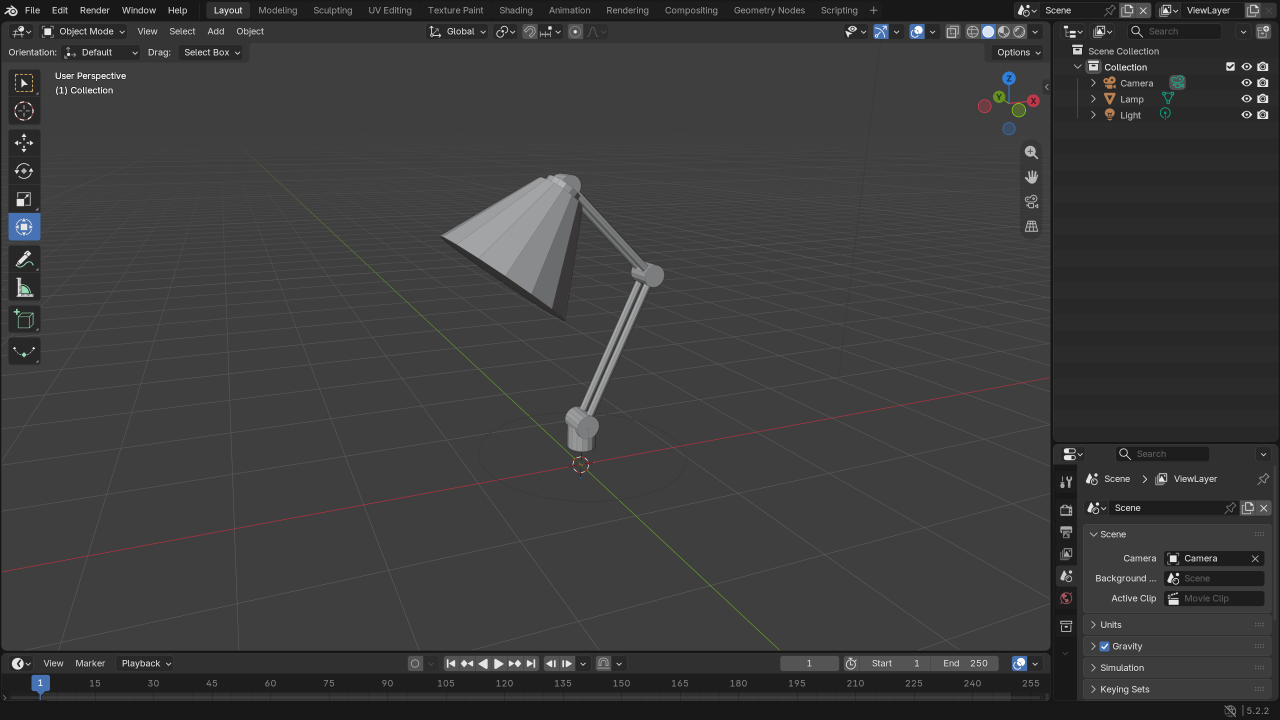
#> input picture ui_caps/I0.png, 2560 x 1440 px, found by its file name (shown at 1/2 size); its folder holds 8 pictures in this run
$ python menu_layers.py
#> lines starting #> are read from the running program, lines starting #| are printed output that depends on the picture; after the words box and inside, x2 and y2 are one past the last pixel; in counts of white or black regions, pixels touching at a corner belong together
#!/usr/bin/env python3
"""Cut the REAL Blender menus out of internal screenshots as RGBA layers (2560x1440 space).
Body = opaque rounded rect; shadow = measured darkening. Highlight moved Curve->Mesh and Plane->Cube."""
import json
import numpy as np
from PIL import Image, ImageDraw

C = "/home/yousefmsm1/Desktop/blender/bataa_ad/ui_caps/"
A = lambda n: np.asarray(Image.open(C + n).convert("RGB")).astype(np.float32)
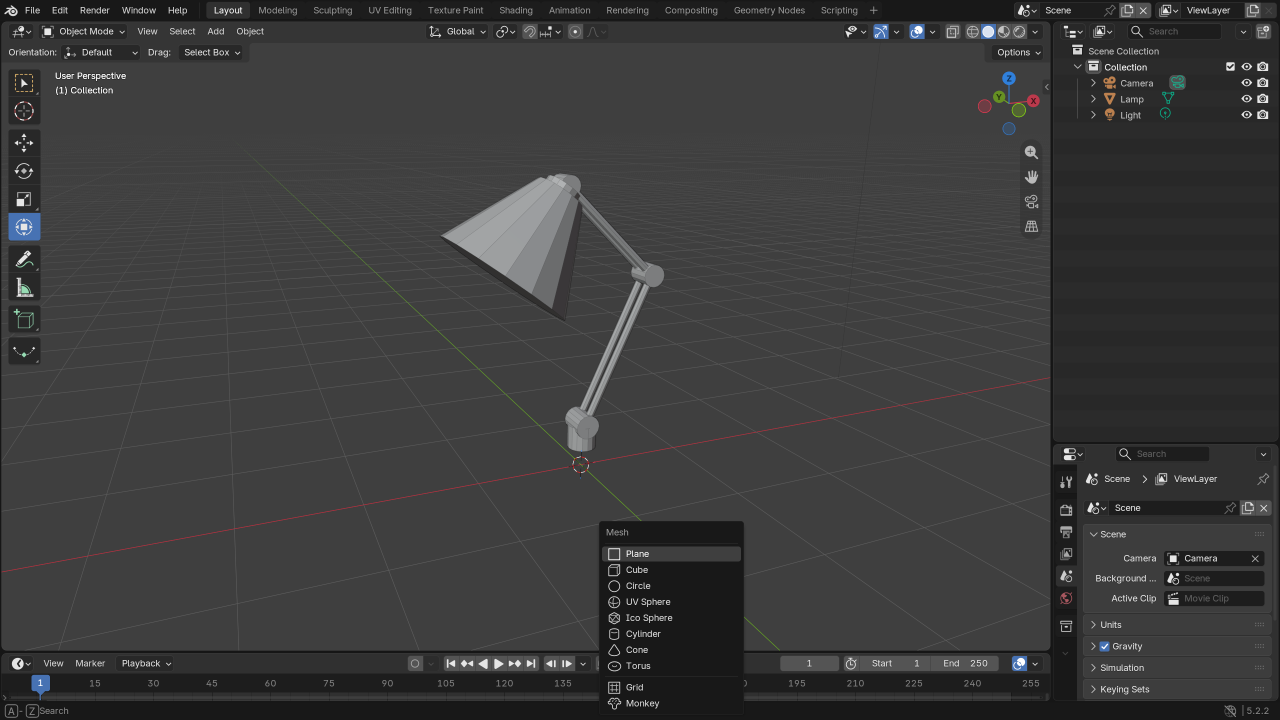
#> input picture ui_caps/I1.png, 2560 x 1440 px, found by its file name (shown at 1/2 size)
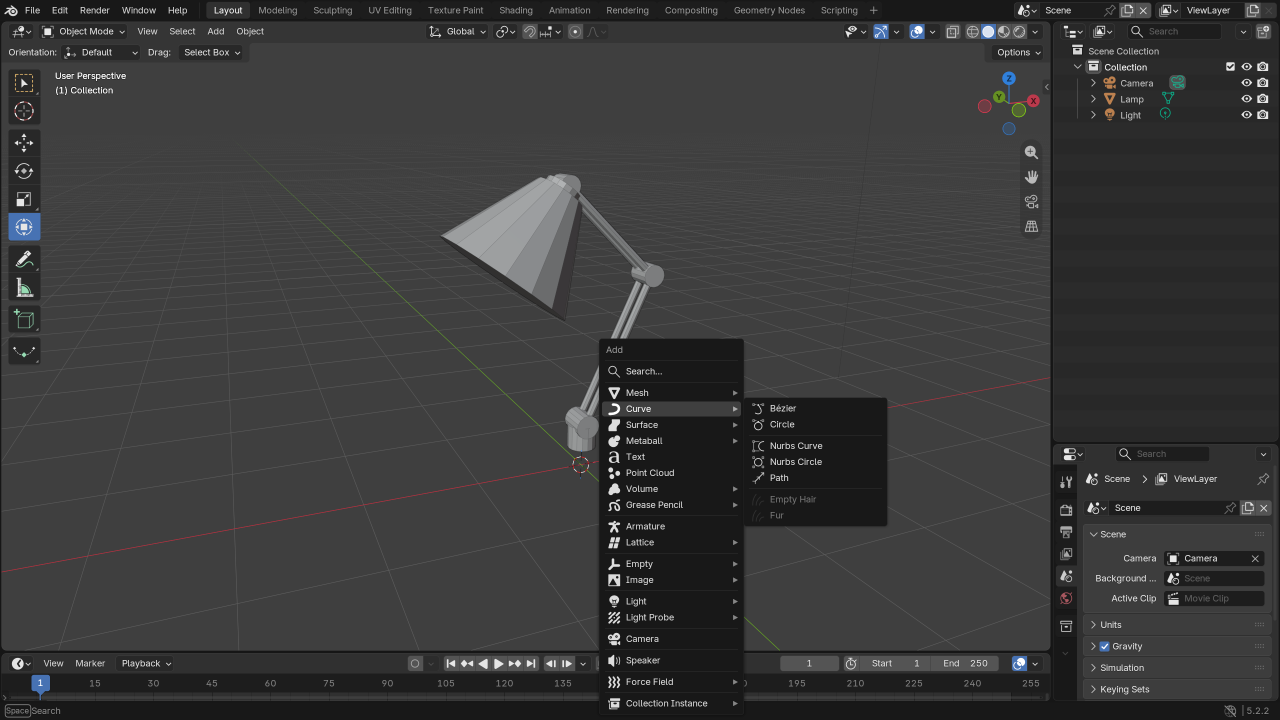
#> input picture ui_caps/I2.png, 2560 x 1440 px, found by its file name (shown at 1/2 size)
I0, I1, I2 = A("I0.png"), A("I1.png"), A("I2.png")
MBG = np.array([24, 24, 24], np.float32)


def cut(img, base, x0, x1, pad=14, extra=0):
#> called with x0 = 1100, x1 = 1500, pad = 14, extra = 0
    d = np.abs(img - base).max(2); d[:, :x0] = 0; d[:, x1:] = 0
    # body: pixels that equal the menu background colour exactly-ish and differ from base
    body = (np.abs(img - MBG).max(2) < 3) & (d > 3)
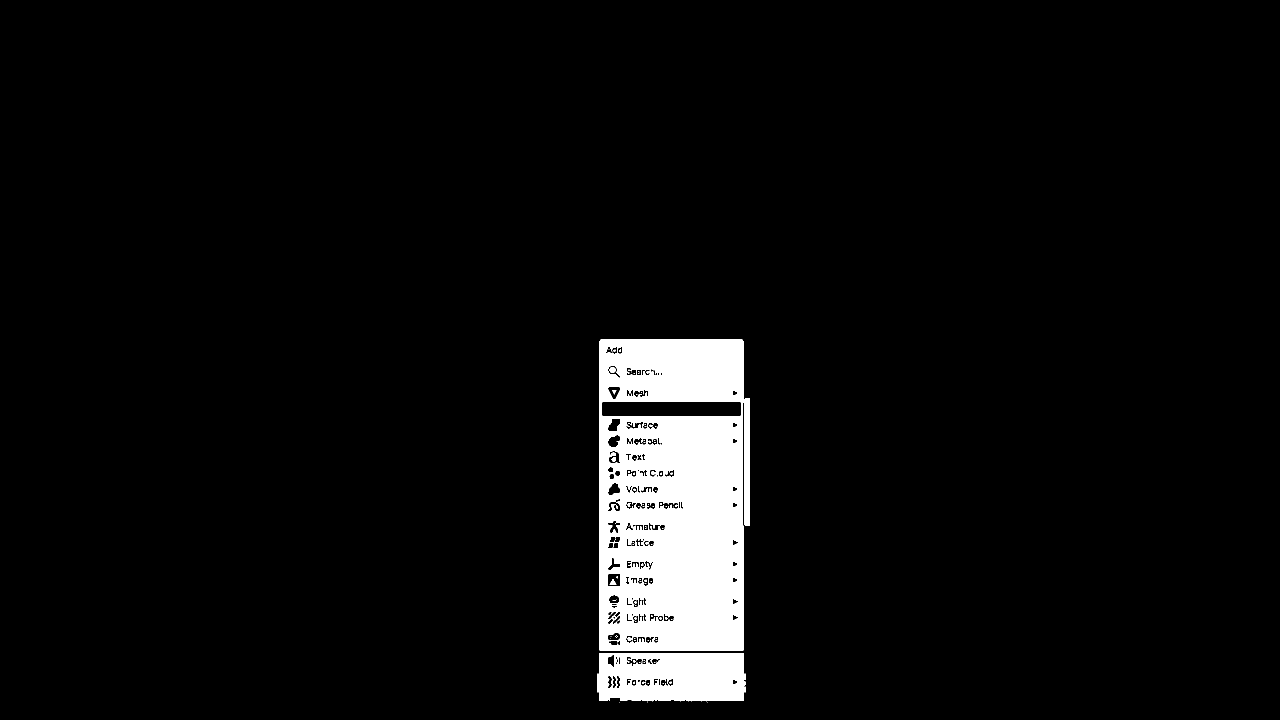
#> body: shape (1440, 2560) bool (shown at 1/2 size); 4.9% white; 102 white regions (88 under 20 px), largest, box (x1, y1, x2, y2) and area: (1199, 678, 1487, 1301) 153498, (1199, 1306, 1487, 1402) 24696, (1488, 796, 1500, 1052) 3052
    ys, xs = np.nonzero(body)
    # robust extents: rows/cols with many body pixels
    cols = np.nonzero(body.sum(0) > 40)[0]; rows = np.nonzero(body.sum(1) > 40)[0]
#> after `cols = np.nonzero(body.sum(0) > 40)[0]`: cols = 300 values from 1199 to 1499
#> after `rows = np.nonzero(body.sum(1) > 40)[0]`: rows = 680 values from 678 to 1401
    bx0, bx1, by0, by1 = cols.min() + 1, cols.max() - 2, rows.min(), min(rows.max() + 1 + extra, img.shape[0] - pad)
#> bx0 = 1200; bx1 = 1497; by0 = 678; by1 = 1402
    txt = np.nonzero((img[by0:, bx0 + 20:bx1 - 20].max(2) > 150).any(1))[0]
#> txt = 446 values from 15 to 739
    by1 = max(by1, min(by0 + txt.max() + 15, img.shape[0] - 2))
#> by1 = 1432
    X0, Y0, X1, Y1 = bx0 - pad, by0 - pad, bx1 + pad, min(by1 + pad, img.shape[0])
#> X0 = 1186; Y0 = 664; X1 = 1511; Y1 = 1440
    crop = img[Y0:Y1, X0:X1].copy(); bs = base[Y0:Y1, X0:X1]
    m = Image.new("L", (X1 - X0, Y1 - Y0), 0)
#> m: PIL image 325x776 L; every value is 0
    ImageDraw.Draw(m).rounded_rectangle((pad, pad, pad + bx1 - bx0 - 1, pad + by1 - by0 - 1), 9, fill=255)
#> m: PIL image 325x776 L; 88.8% white; 1 black region, box (x1, y1, x2, y2) and area: (0, 0, 325, 776) 28346
    m = np.asarray(m).astype(np.float32) / 255
    lum_i, lum_b = crop.mean(2), np.maximum(bs.mean(2), 1)
    shadow = np.clip(1 - lum_i / lum_b, 0, 0.35) * (m < 0.5) * (lum_b < 75)
    shadow = np.minimum(shadow, np.asarray(Image.fromarray((m*255).astype(np.uint8)).filter(__import__('PIL.ImageFilter').ImageFilter.GaussianBlur(6)), np.float32)/255*0.5)
    rgb = crop * m[..., None]                      # shadow pixels are black
    alpha = np.maximum(m, shadow)
    return rgb, alpha, (X0, Y0), (bx0 - X0, by0 - Y0, bx1 - X0, by1 - Y0)


def rows_highlight(rgb, body, hl_ref):
    x0, y0, x1, y1 = body
    band = rgb[y0:y1, x0 + 12:x1 - 12]
    frac = (np.abs(band - hl_ref).max(2) < 8).mean(1)
    idx = np.nonzero(frac > 0.5)[0]
    return y0 + idx.min(), y0 + idx.max() + 1


def swap(rgb, y0, y1, x0, x1, old, new):
    seg = rgb[y0:y1, x0:x1]
    lum = seg.mean(2, keepdims=True)
    t = np.clip((lum - old.mean()) / (225 - old.mean()), 0, 1)
    text = np.where(t > 0, (seg - (1 - t) * old) / np.maximum(t, 1e-3), seg)
    seg[:] = np.clip(t * text + (1 - t) * new, 0, 255)


def rounded_hl(rgb, y0, y1, x0, x1, col):
    seg = rgb[y0:y1, x0:x1]
    m = Image.new("L", (x1 - x0, y1 - y0), 0)
    ImageDraw.Draw(m).rounded_rectangle((0, 0, x1 - x0 - 1, y1 - y0 - 1), 7, fill=255)
    m = np.asarray(m, np.float32)[..., None] / 255
    lum = seg.mean(2, keepdims=True)
    t = np.clip((lum - MBG.mean()) / (225 - MBG.mean()), 0, 1)        # text coverage
    text = np.where(t > 0, (seg - (1 - t) * MBG) / np.maximum(t, 1e-3), seg)
    newbg = MBG * (1 - m) + col * m
    seg[:] = np.clip(t * text + (1 - t) * newbg, 0, 255)


def save(rgb, a, name):
    Image.fromarray(np.dstack([rgb, a * 255]).astype(np.uint8), "RGBA").save(C + name)


out = {}
# ---- Add menu from I2 (Curve highlighted); exclude its Curve submenu (x > 1500)
rgb, a, org, body = cut(I2, I0, 1100, 1500, extra=0)
#> org = (1186, 664); body = (14, 14, 311, 768)
x0, y0, x1, y1 = body
#> x0 = 14; y0 = 14; x1 = 311; y1 = 768
# highlight reference colour: sample the highlighted row centre
probe = rgb[y0:y1, x0 + 40:x0 + 60].reshape(-1, 3)
vals, cnt = np.unique(probe.astype(int), axis=0, return_counts=True)
#> vals = 197 rows, first 8: [15, 15, 15], [16, 16, 16], [17, 17, 17], [18, 18, 18], [19, 19, 19], [20, 20, 20], [21, 21, 21], [22, 22, 22]; cnt = 197 values, max 12287 at index 9, min 1 at index 0, mean 76.55
cands = [(c, v) for v, c in zip(vals, cnt) if 40 < v.mean() < 110]
#> cands = 60 items, first 6: (1, [41, 41, 41]), (5, [42, 42, 42]), (6, [43, 43, 43]), (8, [44, 44, 44]), (4, [45, 45, 45]), (2, [46, 46, 46])
HL = np.array(max(cands, key=lambda t: t[0])[1], np.float32)
#> HL = [63, 63, 63]
cy0, cy1 = rows_highlight(rgb, body, HL)
#> in rows_highlight, `x0, y0, x1, y1 = body`: x0 = 14; x1 = 311; y1 = 768
#> in rows_highlight, `band = rgb[y0:y1, x0 + 12:x1 - 12]`:
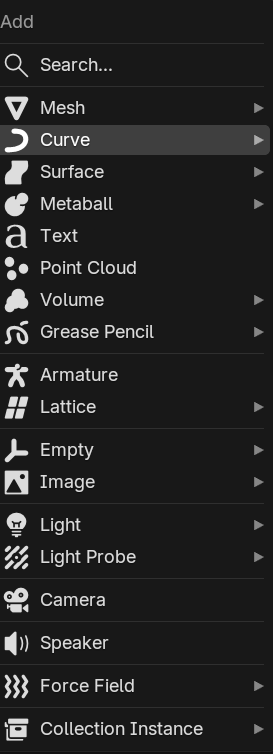
#> band: shape (754, 273, 3) float32; min 15, max 255, mean 36.9
#> in rows_highlight, `frac = (np.abs(band - hl_ref).max(2) < 8).mean(1)`: frac = 754 values, max 0.985 at index 127, min 0 at index 0, mean 0.0401
#> in rows_highlight, `idx = np.nonzero(frac > 0.5)[0]`: idx = 30 values from 125 to 154
#> cy0 = 139; cy1 = 169
pitch = 32
hx0, hx1 = x0 + 4, x1 - 4
#> hx0 = 18; hx1 = 307
swap(rgb, cy0, cy1, hx0, hx1, HL, MBG)                      # un-highlight Curve
#> rgb: shape (776, 325, 3) float32; mean R, G, B 31.2, 31.2, 31.2
rounded_hl(rgb, cy0 - pitch, cy1 - pitch, hx0, hx1, HL)     # highlight Mesh
#> in rounded_hl, `m = Image.new("L", (x1 - x0, y1 - y0), 0)`: m: PIL image 289x30 L; every value is 0
#> in rounded_hl, `ImageDraw.Draw(m).rounded_rectangle((0, 0, x1 - x0 - 1, y1 - y0 - 1), ..`: m: PIL image 289x30 L; 99.4% white; 4 black regions (4 under 20 px)
#> in rounded_hl, `m = np.asarray(m, np.float32)[..., None] / 255`: m: shape (30, 289, 1) float32; values 0 (black) and 1 (white), 99.4% white; 4 black regions (4 under 20 px)
#> in rounded_hl, `newbg = MBG * (1 - m) + col * m`: newbg: shape (30, 289, 3) float32; values 24 (black) and 63 (white), 99.4% white; 4 black regions (4 under 20 px)
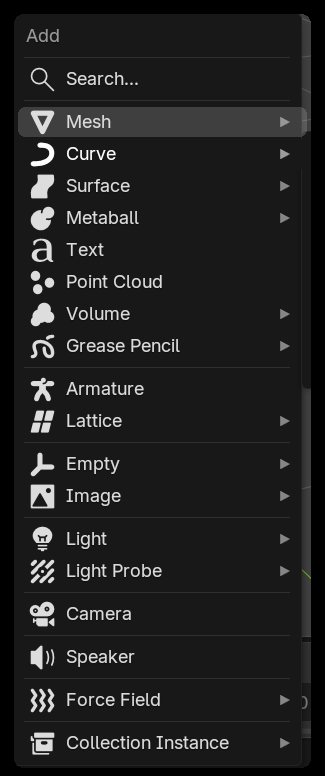
#> rgb: shape (776, 325, 3) float32; mean R, G, B 32.4, 32.4, 32.4
save(rgb, a, "add_menu.png")
out["add"] = {"origin": list(map(int, org)), "body": list(map(int, body)), "mesh_row": [int(cy0 - pitch), int(cy1 - pitch)],
              "hl": HL.tolist()}

# ---- Mesh popup from I1 (Plane highlighted) -> submenu: drop title row, move highlight to Cube
rgb, a, org, body = cut(I1, I0, 1100, 1700, extra=0)
#> call 2 of cut, with x0 = 1100, x1 = 1700, pad = 14, extra = 0
#> in cut (call 2), `body = (np.abs(img - MBG).max(2) < 3) & (d > 3)`: body: shape (1440, 2560) bool; 2.4% white; 61 white regions (38 under 20 px), largest, box (x1, y1, x2, y2) and area: (1199, 1043, 1487, 1301) 59602, (1199, 1306, 1487, 1402) 25243, (1219, 1163, 1238, 1182) 293
#> in cut (call 2), `cols = np.nonzero(body.sum(0) > 40)[0]`: cols = 288 values from 1199 to 1486
#> in cut (call 2), `rows = np.nonzero(body.sum(1) > 40)[0]`: rows = 322 values from 1043 to 1401
#> in cut (call 2), `bx0, bx1, by0, by1 = cols.min() + 1, cols.max() - 2, rows.min(), min(r..`: bx1 = 1484; by0 = 1043; by1 = 1402
#> in cut (call 2), `txt = np.nonzero((img[by0:, bx0 + 20:bx1 - 20].max(2) > 150).any(1))[0]`: txt = 238 values from 15 to 375
#> in cut (call 2), `by1 = max(by1, min(by0 + txt.max() + 15, img.shape[0] - 2))`: by1 = 1433
#> in cut (call 2), `X0, Y0, X1, Y1 = bx0 - pad, by0 - pad, bx1 + pad, min(by1 + pad, img.s..`: Y0 = 1029; X1 = 1498
#> in cut (call 2), `bs = base[Y0:Y1, X0:X1]`:
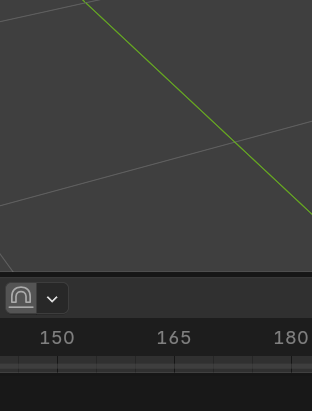
#> bs: shape (411, 312, 3) float32; mean R, G, B 54.8, 55, 54.6
#> in cut (call 2), `m = Image.new("L", (X1 - X0, Y1 - Y0), 0)`: m: PIL image 312x411 L; every value is 0
#> in cut (call 2), `ImageDraw.Draw(m).rounded_rectangle((pad, pad, pad + bx1 - bx0 - 1, pa..`:
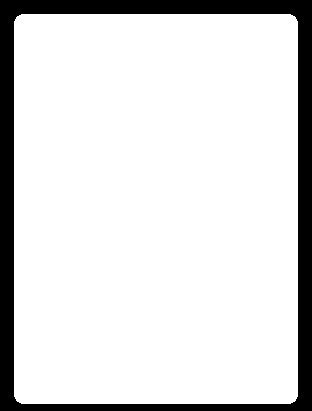
#> m: PIL image 312x411 L; 86.3% white; 1 black region, box (x1, y1, x2, y2) and area: (0, 0, 312, 411) 17556
#> org = (1186, 1029); body = (14, 14, 298, 404)
x0, y0, x1, y1 = body
#> x1 = 298; y1 = 404
py0, py1 = rows_highlight(rgb, body, HL)
#> py0 = 64; py1 = 94
swap(rgb, py0, py1, x0 + 4, x1 - 4, HL, MBG)
rounded_hl(rgb, py0 + pitch, py1 + pitch, x0 + 4, x1 - 4, HL)
top_keep = y0 + 6                                     # rounded top edge rows
#> top_keep = 20
drop0, drop1 = top_keep, py0 - 6                      # title + separator
#> drop0 = 20; drop1 = 58
rgb = np.concatenate([rgb[:top_keep], rgb[drop1:]], 0)
a = np.concatenate([a[:top_keep], a[drop1:]], 0)
shift = drop1 - drop0
#> shift = 38
save(rgb, a, "mesh_sub.png")
out["sub"] = {"body": [int(x0), int(y0), int(x1), int(y1 - shift)], "plane_row": [int(py0 - shift), int(py1 - shift)],
              "cube_row": [int(py0 - shift + pitch), int(py1 - shift + pitch)]}
json.dump(out, open(C + "menus.json", "w"), indent=1)
print(json.dumps(out))
#| {"add": {"origin": [1186, 664], "body": [14, 14, 311, 768], "mesh_row": [107, 137], "hl": [63.0, 63.0, 63.0]}, "sub": {"body": [14, 14, 298, 366], "plane_row": [26, 56], "cube_row": [58, 88]}}

prev = Image.new("RGB", (1000, 900), (61, 61, 61))
m1 = Image.open(C + "add_menu.png"); m2 = Image.open(C + "mesh_sub.png")
prev.paste(m1, (10, 10), m1)
sx = 10 + out["add"]["body"][2] - out["sub"]["body"][0] - 2
#> sx = 305
sy = 10 + out["add"]["mesh_row"][0] - out["sub"]["plane_row"][0]
#> sy = 91
prev.paste(m2, (sx, sy), m2)
prev.save("/home/yousefmsm1/Desktop/blender/bataa_ad/review/menus_b.png")
